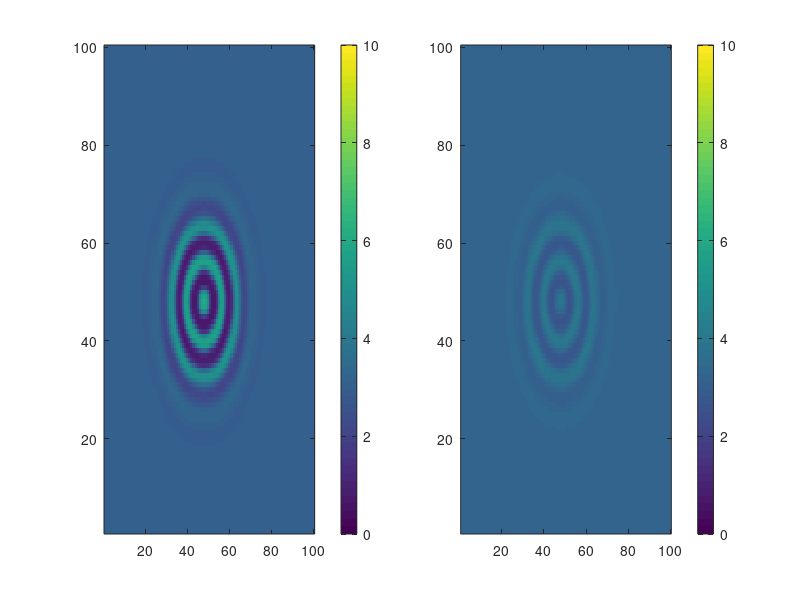

Reproduce this figure in MATLAB.
Tmax=5000;Xmax=100;
A=zeros(Xmax,Xmax,Tmax);I=zeros(Xmax,Xmax,Tmax);
A(46:50,46:50,1)=1;                     %Or, A(:,:,1)=rand(Xmax,Xmax);
Ap=zeros(Xmax,Xmax);Ip=zeros(Xmax,Xmax);%Prepare 2D matrices Ap and Ip
dt=0.1;dx=1;
da=0.02;di=0.5;ka=0.03;ki=0.06;
c1=0.08;c2=-0.08;c3=0.1;c4=0.11;c5=0;c6=-0.15;
Apmax=0.2;Ipmax=0.5;
for T=1:Tmax-1   
   Ap=c1*A(:,:,T)+c2*I(:,:,T)+c3;       %Calculate the production of A as Ap
   Ip=c4*A(:,:,T)+c5*I(:,:,T)+c6;       %Calculate the production of I as Ip
   Ap=((Ap<Apmax)&(Ap>0)).*Ap+(Ap>Apmax).*Apmax;    %Set the upper and lower limits of Ap
   Ip=((Ip<Ipmax)&(Ip>0)).*Ip+(Ip>Ipmax).*Ipmax;    %Set the upper and lower limits of I
   A(:,:,T+1)=dt*(4*da*del2(A(:,:,T))+Ap-ka*A(:,:,T))+A(:,:,T);
   I(:,:,T+1)=dt*(4*di*del2(I(:,:,T))+Ip-ki*I(:,:,T))+I(:,:,T);
end
figure('Position',[0 300 1000 400]);    %Adjust the position and size of the window
for T=1:100:Tmax
    subplot(1,2,1);imagesc(A(:,:,T),[0 10]);set(gca,'YDir','normal');colorbar;
    subplot(1,2,2);imagesc(I(:,:,T),[0 10]);set(gca,'YDir','normal');colorbar;
    pause(0.0001); 
end